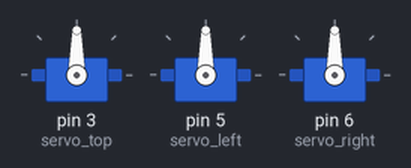
Simulated run of this sketch. Board: Arduino Uno, built with avr-gcc and run on an emulated ATmega328P. Shown: 3 × servo.

Above: at 0.05 s.
At 1.65 s:
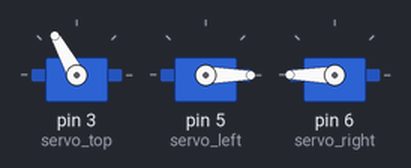
At 3.25 s:
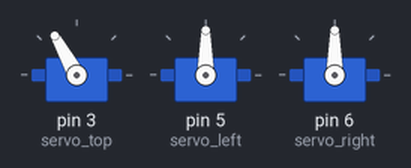
At 6.5 s:
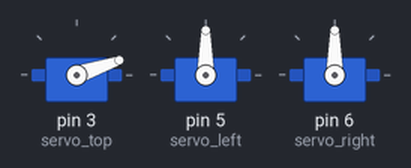
At 9.7 s:
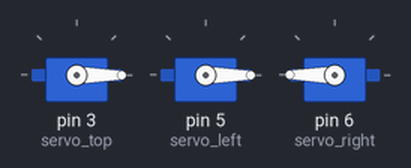
At 12.95 s:
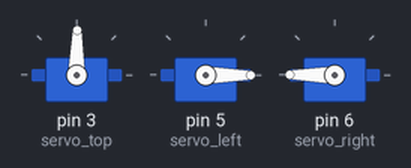
Timing chart, 0 to 16.9 s (numbered marks = the images above):
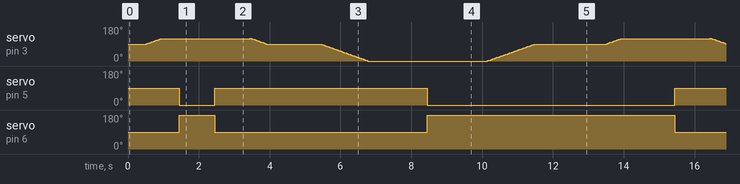

The sketch:

3servo_movement.ino
```cpp
// obstacle avoidance code


#include <Servo.h>

//define servos
Servo servo_top;
Servo servo_left;
Servo servo_right;
int pos;

void setup() {

  servo_top.attach(3);
  servo_left.attach(5);
  servo_right.attach(6);

}

void loop() {

   delay(500);
   pickup();
   delay(500);
   dropoff();
   delay(500);
}

void pickup() // bu kolların açıp kapama yapıp çöpü tutması
{
  for(pos = 90; pos < 120; pos += 1)  // goes from 0 degrees to 180 degrees
  {                                  // in steps of 1 degree
    servo_top.write(pos);              // tell servo to go to position in variable 'pos'
    delay(15);                       // waits 15ms for the servo to reach the position
  }
  delay(500);
  servo_left.write(0);
  servo_right.write(180);
  delay(1000);
  servo_left.write(90);
  servo_right.write(90);
  delay(1000);
  for(pos = 120; pos >= 90; pos -=1)
  {
    servo_top.write(pos);
    delay(15);
  }
  delay(1000);
}
void dropoff() //bu kolların yukarı kalkıp çöpe çöpü bırakması
{
 for(pos = 90; pos > -45; pos -=1)
  {
    servo_top.write(pos);
    delay(15);
  }
  delay(1000);
  servo_left.write(0);//kollar açılsın
  servo_right.write(180);
  delay(1000);
  for(pos = -45; pos < 90; pos += 1)  // goes from 0 degrees to 180 degrees
  {                                  // in steps of 1 degree
    servo_top.write(pos);              // tell servo to go to position in variable 'pos'
    delay(15);                       // waits 15ms for the servo to reach the position
  }
  delay(1000);
}
```

Measured:
- by itself, servo on pin 5 (servo_left): repeats every 13.0 s: 90° 6.0 s, 0° 7.0 s
- by itself, servo on pin 6 (servo_right): repeats every 13.0 s: 90° 6.0 s, 180° 7.0 s
